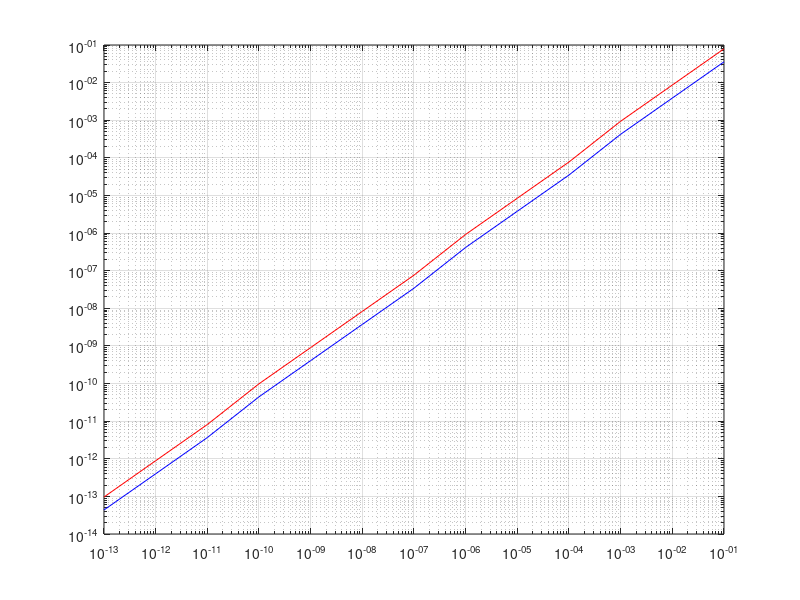
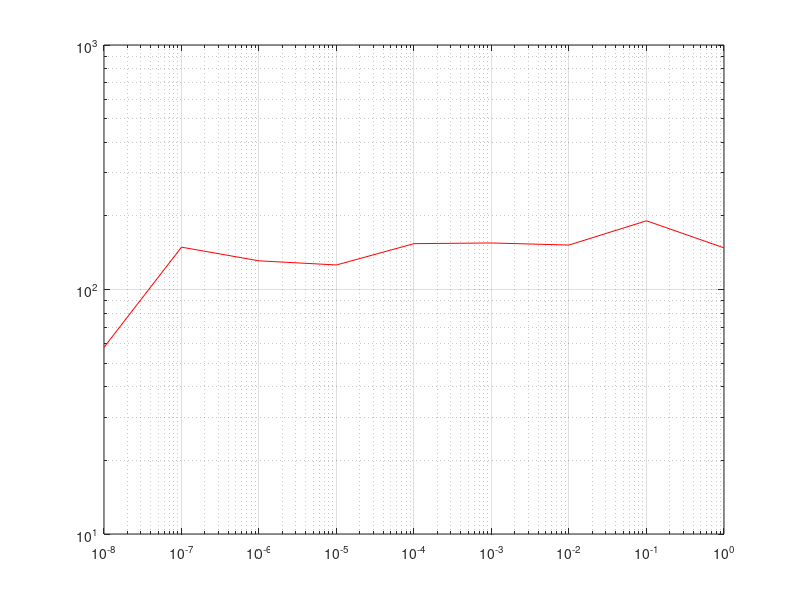

MATLAB code to generate these figures, in order:
det_all = zeros(1, 9);
for i = 1:9
    det_all(i) = 10.^(-i+1);
end
figure
data = load('data1.txt');
loglog(data(:,2), data(:,3), 'red');
grid on; 
hold on;
loglog(data(:,2), data(:,4), 'blue');
hold on;

figure
data2 = load('data2.txt');
loglog(det_all(1, :), data2(:,1), 'red');
grid on;
hold on; 